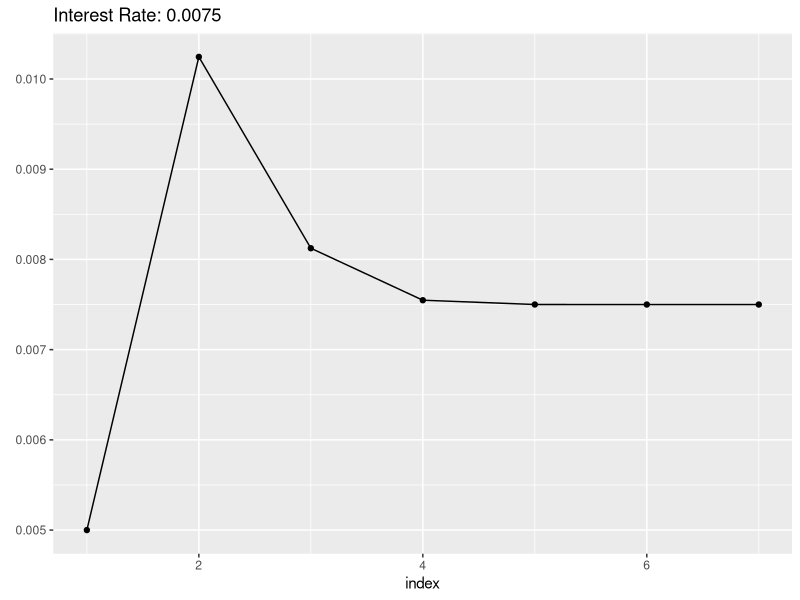

Recreate this plot in R.
library(ggplot2)

newton_descent <- function(x){
  vals <- c(0.005)
  counter <- 2
  
  old_val <- vals[counter - 1]
  top_val <- 100 * ((1 + old_val)^30) - (3350.29 * old_val) - 100
  bot_val <- 3000 * (1 + old_val)^29 - 3350.29
  big_calc <- top_val/bot_val
  vals <- c(vals,(old_val - big_calc))
  
  while((abs(vals[counter] - vals[counter - 1])) >= 0.0000001 && counter != x){
    counter <- counter + 1
    old_val <- vals[counter - 1]
    top_val <- 100 * ((1 + old_val)^30) - (3350.29 * old_val) - 100
    bot_val <- 3000 * (1 + old_val)^29 - 3350.29
    big_calc <- top_val/bot_val
    vals <- c(vals,(old_val - big_calc))
  }
  index <- 1:counter
  desc_vals <- data.frame(index,vals)
  ggplot(desc_vals,aes(index,vals)) + geom_point() + geom_line() + ggtitle("Interest Rate: 0.0075") + ylab(element_blank())
}

newton_descent(100)

